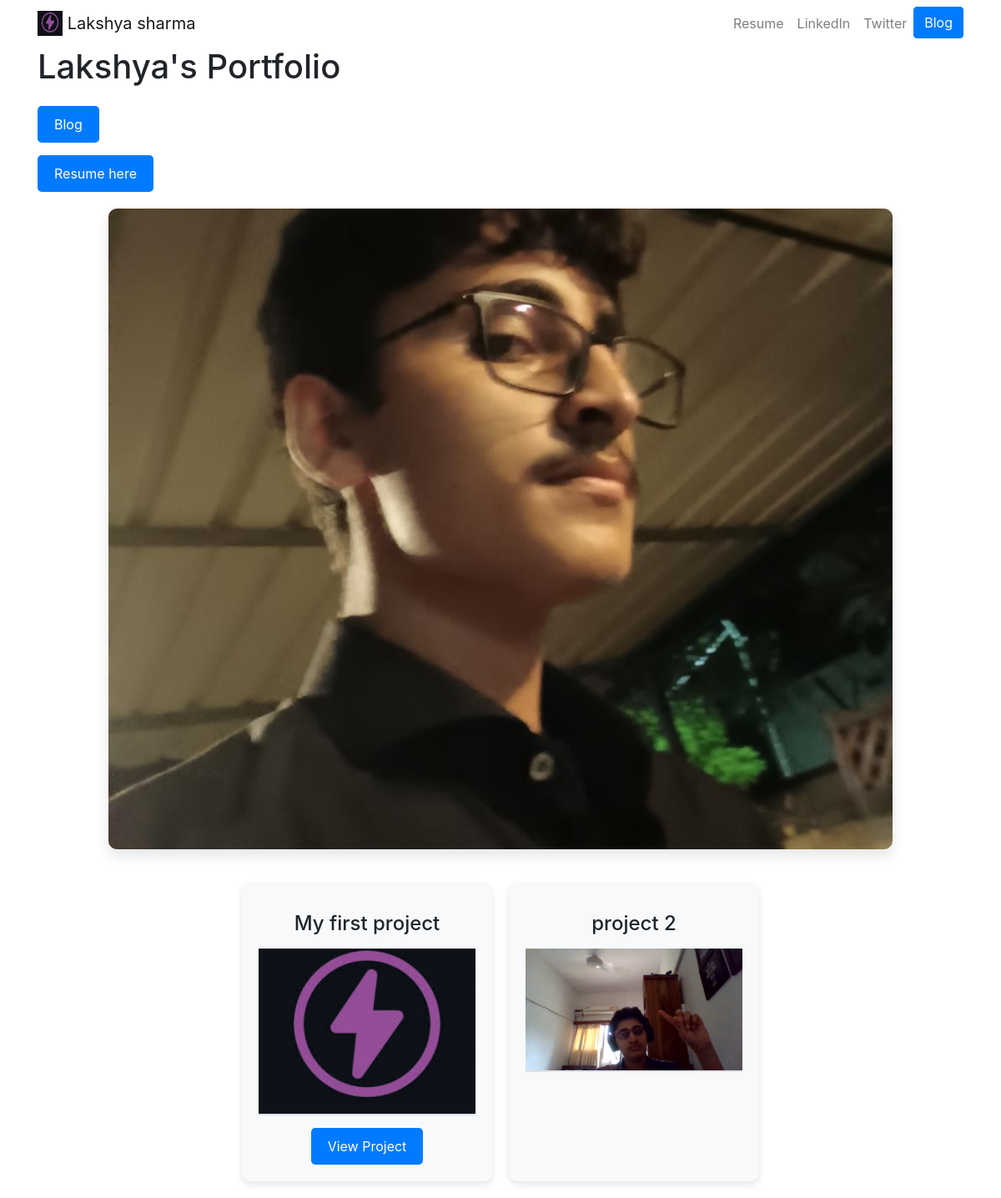
Before: / with the older database file.
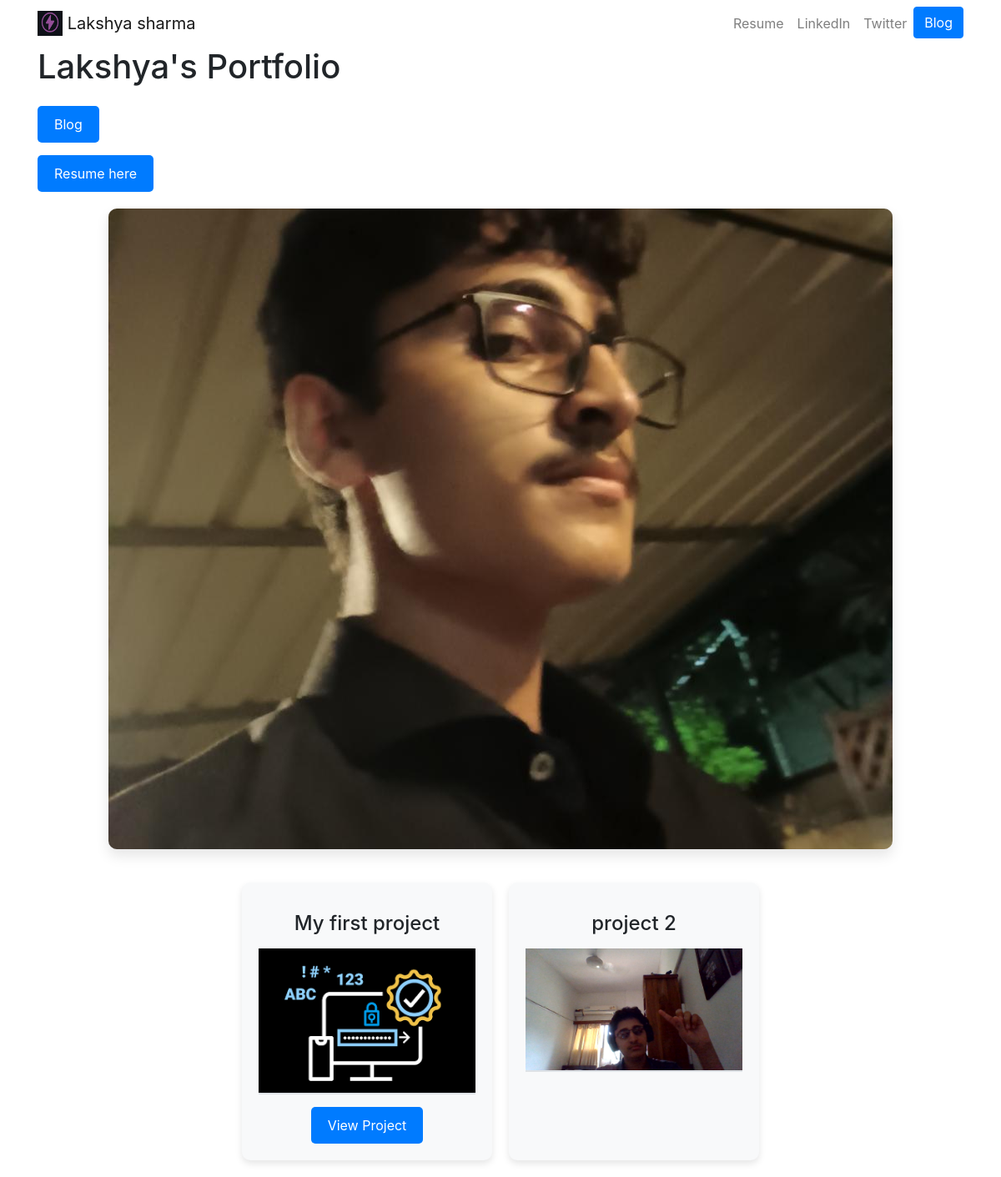
After: the same page with the newer database file.
### personalportfolio/models.py (models this page shows, shortened)
class Project(models.Model):
		title = models.CharField(max_length=100)
		discription = models.CharField(max_length=1000)
		image = models.ImageField(upload_to='personalportfolio/image/')
		url= models.URLField(blank=True)

### personalportfolio/views.py (the view)
# urls.py: 2. Add a URL to urlpatterns:  path('', views.home, name='home')
def home(request):
	projects = Project.objects.all()
	return render(request,'port/home.html', {'projects':projects})

### personalportfolio/templates/port/home.html (shortened to what this page needs)
{% extends 'port/core.html' %}
{% block content %}
<h1>Lakshya's Portfolio</h1>
{% load static %}
<a href='{% url "blog:all_blogs" %}' class="btn-link">Blog</a>
<br>
<a href='{% static "portfolio/That One _ Whiplash Edit _.mp4" %}' class="btn-link">Resume here</a>
<br>
<img src='{% static "portfolio/Design 1.jpeg" %}' alt="Design 1" class="main-image">
<div class="projects-container">
    {% for project in projects %}
    <div class="project-card">
        <h2>{{ project.title }}</h2>
        <img src="{{ project.image.url }}" alt="{{ project.title }}">
        {% if project.url %}
            <a href="{{ project.url }}" target="_blank" class="btn-link">View Project</a>
        {% endif %}
    </div>
    {% endfor %}
</div>
{% endblock %}

Changed rows visible on the page:
changed Project "My first project": image: a different picture
